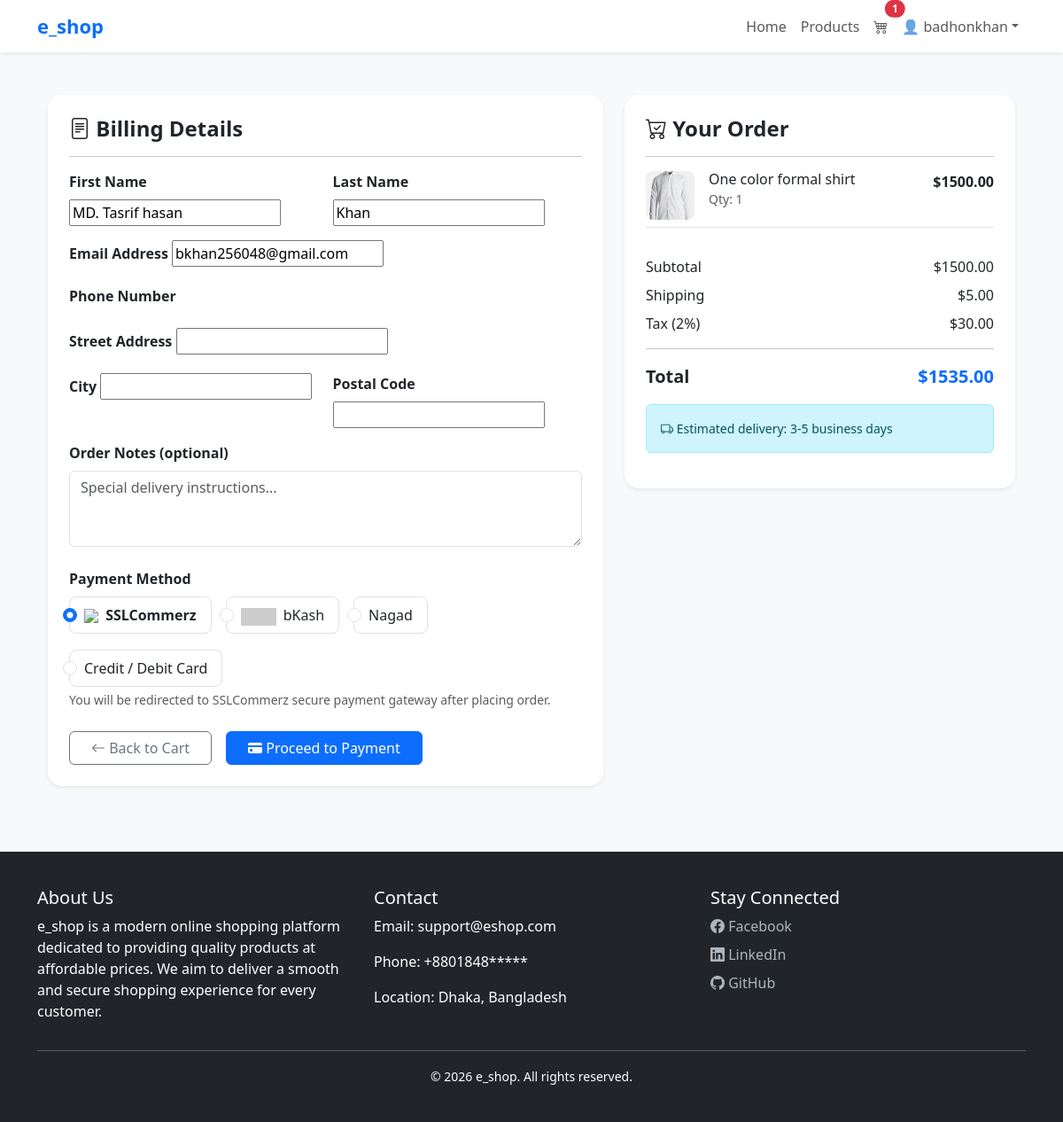
Page /checkout/ (signed in) on the committed database.
### e_shop/models.py (models this page shows, shortened)
class User(AbstractUser):
    username = models.CharField(max_length=100,unique=True)
    email = models.EmailField(unique=True)
    phone = models.CharField(max_length=15, blank=True,null=True)
    USERNAME_FIELD = 'email'
    REQUIRED_FIELDS = []

class CartItem(models.Model):
    cart = models.ForeignKey(Cart,on_delete=models.CASCADE,related_name="items")
    product = models.ForeignKey(Product,on_delete=models.CASCADE)
    quantity = models.PositiveIntegerField(default=1)

class Product(models.Model):
    name = models.CharField(max_length=200)
    slug = models.SlugField(max_length=200,unique=True)
    category= models.ForeignKey(Category,on_delete=models.CASCADE,related_name='products')
    description = models.TextField()
    price = models.DecimalField(max_digits=10,decimal_places=2)
    stock = models.PositiveBigIntegerField(default=1)
    available = models.BooleanField(default=True)
    created = models.DateTimeField(auto_now_add= True)
    updated = models.DateTimeField(auto_now=True)
    image = models.ImageField(upload_to='products/%Y/%m/%d')

### e_shop/views.py (the view)
# urls.py: path('checkout/',views.checkout, name='checkout'),
@csrf_exempt
@login_required(login_url='/login/')
def checkout(request):
    try:
        cart = Cart.objects.get(user=request.user)
        if not cart.items.exists():
            messages.warning(request, "Your cart is empty!")
            return redirect('e_shop:product_list')
    except Cart.DoesNotExist:
        messages.warning(request, "Your cart is empty!")
        return redirect('e_shop:cart_detail')
    initial_data = {}
    if request.user.first_name:
        initial_data['first_name'] = request.user.first_name
    if request.user.last_name:
        initial_data['last_name'] = request.user.last_name
    if request.user.email:
        initial_data['email'] = request.user.email
    if request.method == 'POST':
        form = CheckOutForm(request.POST)
        if form.is_valid():
            order = form.save(commit=False)
            order.user = request.user
            order.save()
            for item in cart.items.all():
                OrderItem.objects.create(
                    order=order,
                    product=item.product,
                    price=item.product.price,
                    quantity=item.quantity
                )
            cart.items.all().delete()
            request.session['order_id'] = order.id
        return redirect('e_shop:payment_process')
    else:
        form = CheckOutForm(initial=initial_data)
    return render(request, 'e_shop/checkout.html', {
        'cart': cart,
        'form': form
    })

### e_shop/forms.py
class CheckOutForm(forms.ModelForm):
    class Meta:
        model = Order
        fields = ['first_name', 'last_name','email','address','postal_code','city','note']
        widgets = {
            'note': forms.Textarea(attrs={'rows':3})
        }

### e_shop/context_processors.py (called while the page is built)
def cart_items_count(request):
    if request.user.is_authenticated:
        try:
            cart = Cart.objects.get(user=request.user)
            return {'cart_items_count': cart.get_total_items()}
        except Cart.DoesNotExist:
            return{'cart_items_count': 0}
    return {'cart_items_count': 0}

### e_shop/models.py (called while the page is built)
    def get_total_items(self):
        return sum(item.quantity for item in self.items.all())

### templates/e_shop/checkout.html (shortened to what this page needs)
{% extends 'base.html' %}
{% load static %}
{% block content %}
  <div class="container py-4">
    <div class="row g-4">
      <div class="col-lg-7">
        <div class="card border-0 shadow-sm rounded-4">
          <div class="card-body p-4">
            <h4 class="fw-bold mb-3"><i class="bi bi-file-text"></i> Billing Details</h4>
            <hr />
            <form method="post" novalidate>
              <div class="row g-3">
                <div class="col-md-6">
                  <label class="form-label fw-semibold">First Name</label>
                  {{ form.first_name }}
                </div>
                <div class="col-md-6">
                  <label class="form-label fw-semibold">Last Name</label>
                  {{ form.last_name }}
                </div>
                <div class="col-12">
                  <label class="form-label fw-semibold">Email Address</label>
                  {{ form.email }}
                </div>
                <div class="col-12">
                  <label class="form-label fw-semibold">Phone Number</label>
                </div>
                <div class="col-12">
                  <label class="form-label fw-semibold">Street Address</label>
                  {{ form.address }}
                </div>
                <div class="col-md-6">
                  <label class="form-label fw-semibold">City</label>
                  {{ form.city }}
                </div>
                <div class="col-md-6">
                  <label class="form-label fw-semibold">Postal Code</label>
                  {{ form.postal_code }}
                </div>
                <div class="col-12">
                  <label class="form-label fw-semibold">Order Notes (optional)</label>
                  <textarea name="order_note" rows="3" class="form-control" placeholder="Special delivery instructions..."></textarea>
                </div>
              </div>
              <div class="mt-4">
                <label class="form-label fw-semibold">Payment Method</label>
                <div class="d-flex gap-3 flex-wrap">
                  <div class="form-check border rounded-3 px-3 py-2">
                    <input class="form-check-input" type="radio" name="payment_method" id="sslcommerz" value="sslcommerz" checked />
                    <label class="form-check-label fw-semibold" for="sslcommerz">
                      <img src="https://download.logo.wine/logo/SSLCommerz/SSLCommerz-Logo.wine.png" height="22" class="me-1" />
                      SSLCommerz
                    </label>
                  </div>
                  <div class="form-check border rounded-3 px-3 py-2">
                    <input class="form-check-input" type="radio" name="payment_method" id="bkash" value="bkash" />
                    <label class="form-check-label" for="bkash">
                      <img src="https://placehold.co/40x20?text=bKash" height="20" class="me-1" />
                      bKash
                    </label>
                  </div>
                  <div class="form-check border rounded-3 px-3 py-2">
                    <input class="form-check-input" type="radio" name="payment_method" id="nagad" value="nagad" />
                    <label class="form-check-label" for="nagad">Nagad</label>
                  </div>
                  <div class="form-check border rounded-3 px-3 py-2">
                    <input class="form-check-input" type="radio" name="payment_method" id="card" value="card" />
                    <label class="form-check-label" for="card">Credit / Debit Card</label>
                  </div>
                </div>
                <small class="text-muted">You will be redirected to SSLCommerz secure payment gateway after placing order.</small>
              </div>
              <div class="d-flex gap-3 mt-4">
                <a href="{% url 'e_shop:cart_detail' %}" class="btn btn-outline-secondary px-4"><i class="bi bi-arrow-left"></i> Back to Cart</a>
                <button type="submit" class="btn btn-primary px-4">
                  <i class="bi bi-credit-card-fill"></i>
                  Proceed to Payment
                </button>
              </div>
            </form>
          </div>
        </div>
      </div>
      <div class="col-lg-5">
        <div class="card border-0 shadow-sm rounded-4 sticky-top" style="top: 20px;">
          <div class="card-body p-4">
            <h4 class="fw-bold mb-3"><i class="bi bi-cart-check"></i> Your Order</h4>
            <hr />
            <div class="mb-3" style="max-height: 300px; overflow-y: auto;">
              {% for item in cart.items.all %}
                <div class="d-flex gap-3 mb-3 border-bottom pb-2">
                  <img src="{{ item.product.image.url }}" alt="{{ item.product.name }}" width="55" height="55" class="rounded-3 object-fit-cover" />
                  <div class="flex-grow-1">
                    <h6 class="mb-0">{{ item.product.name }}</h6>
                    <small class="text-muted">Qty: {{ item.quantity }}</small>
                  </div>
                  <div class="fw-semibold">${{ item.product.price|floatformat:2 }}</div>
                </div>
              {% empty %}
                <p class="text-muted">Cart is empty.</p>
              {% endfor %}
            </div>
            <div class="mt-3">
              <div class="d-flex justify-content-between">
                <span>Subtotal</span>
                <span id="cartSubtotal">$0.00</span>
              </div>
              <div class="d-flex justify-content-between mt-2">
                <span>Shipping</span>
                <span>$5.00</span>
              </div>
              <div class="d-flex justify-content-between mt-2">
                <span>Tax (2%)</span>
                <span id="taxAmount">$0.00</span>
              </div>
              <hr />
              <div class="d-flex justify-content-between fw-bold fs-5">
                <span>Total</span>
                <span class="text-primary" id="grandTotal">$0.00</span>
              </div>
            </div>
            <div class="alert alert-info mt-3 small">
              <i class="bi bi-truck"></i> Estimated delivery: 3-5 business days
            </div>
          </div>
        </div>
      </div>
    </div>
  </div>
{% endblock %}

### templates/base.html (shortened to what this page needs)
{% load static %}
<!DOCTYPE html>
<html lang="en">
  <head>
    <link href="https://cdn.jsdelivr.net/npm/bootstrap@5.3.3/dist/css/bootstrap.min.css" rel="stylesheet" />
    <link rel="stylesheet" href="https://cdn.jsdelivr.net/npm/bootstrap-icons@1.11.3/font/bootstrap-icons.min.css" />
    <link rel="stylesheet" href="https://cdnjs.cloudflare.com/ajax/libs/font-awesome/6.5.0/css/all.min.css" />
  </head>
  <body>
    <nav class="navbar navbar-expand-lg navbar-light bg-white shadow-sm">
      <div class="container">
        <a class="navbar-brand logo" href="{% url 'e_shop:home' %}">e_shop</a>
        <div class="collapse navbar-collapse" id="navbarNav">
          <ul class="navbar-nav ms-auto">
            <li class="nav-item">
              <a class="nav-link {% if request.path == '/' %}active{% endif %}" href="{% url 'e_shop:home' %}">Home</a>
            </li>
            <li class="nav-item">
              <a class="nav-link {% if '/product' in request.path %}active{% endif %}" href="{% url 'e_shop:product_list' %}">Products</a>
            </li>
            <li class="nav-item">
              <a class="nav-link position-relative {% if '/cart' in request.path %}active{% endif %}" href="{% url 'e_shop:cart_detail' %}">
                <i class="bi bi-cart4"></i>{% if cart_items_count > 0 %}
                  <span class="position-absolute top-0 start-100 translate-middle badge rounded-pill bg-danger">{{ cart_items_count }}</span>
                {% endif %}
              </a>
            </li>
            {% if user.is_authenticated %}
              <li class="nav-item dropdown">
                <a class="nav-link dropdown-toggle" href="#" role="button" data-bs-toggle="dropdown">👤 {{ user.username }}</a>
              </li>
            {% endif %}
          </ul>
        </div>
      </div>
    </nav>
    <div class="container mt-4">
      {% block content %}
      {% endblock %}
    </div>
    <footer>
      <div class="container">
        <div class="row">
          <div class="col-md-4">
            <h5>About Us</h5>
            <p>e_shop is a modern online shopping platform dedicated to providing quality products at affordable prices. We aim to deliver a smooth and secure shopping experience for every customer.</p>
          </div>
          <div class="col-md-4">
            <h5>Contact</h5>
            <p>Email: support@eshop.com</p>
            <p>Phone: +8801848*****</p>
            <p>Location: Dhaka, Bangladesh</p>
          </div>
          <div class="col-md-4">
            <h5>Stay Connected</h5>
            <a href="#" class="d-block mb-2"><i class="bi bi-facebook"></i> Facebook</a>
            <a href="#" class="d-block mb-2"><i class="bi bi-linkedin"></i> LinkedIn</a>
            <a href="#" class="d-block mb-2"><i class="bi bi-github"></i> GitHub</a>
          </div>
        </div>
        <hr class="bg-light" />
        <div class="text-center">
          <small>&copy; 2026 e_shop. All rights reserved.</small>
        </div>
      </div>
    </footer>
  </body>
</html>

### templates/base.html (style rules this page uses)
body { background-color: #f8f9fa; }
.logo { font-weight: bold; font-size: 22px; color: #0d6efd; }
footer { background: #212529; color: white; padding: 40px 0; margin-top: 50px; }
footer a { color: #adb5bd; text-decoration: none; }

### templates/e_shop/checkout.html (style rules this page uses)
.object-fit-cover { object-fit: cover; }

### rows in the picture
User: username "badhonkhan", first_name "MD. Tasrif hasan", last_name "Khan", email "bkhan256048@gmail.com"
CartItem: product.image (picture), product.name "One color formal shirt", quantity "1", product.price "1500.00"

### other values in the picture
{{ cart_items_count }} "1"
